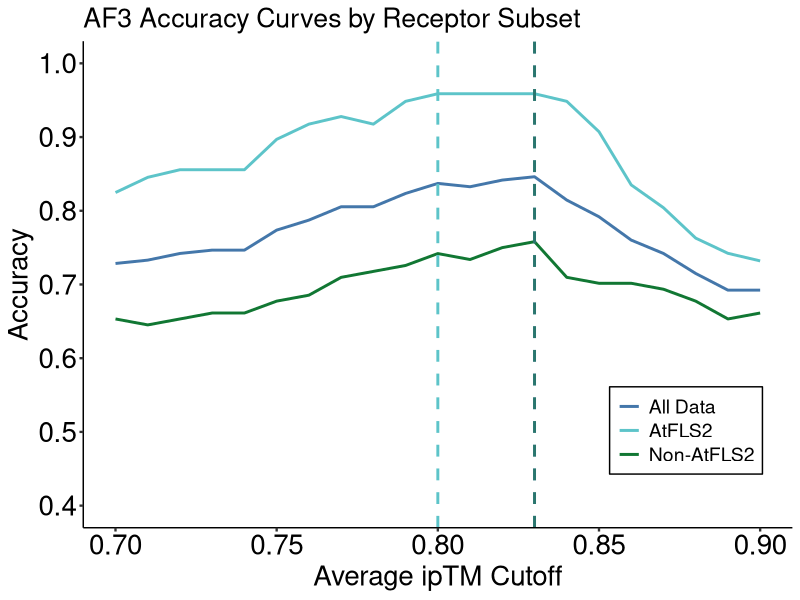
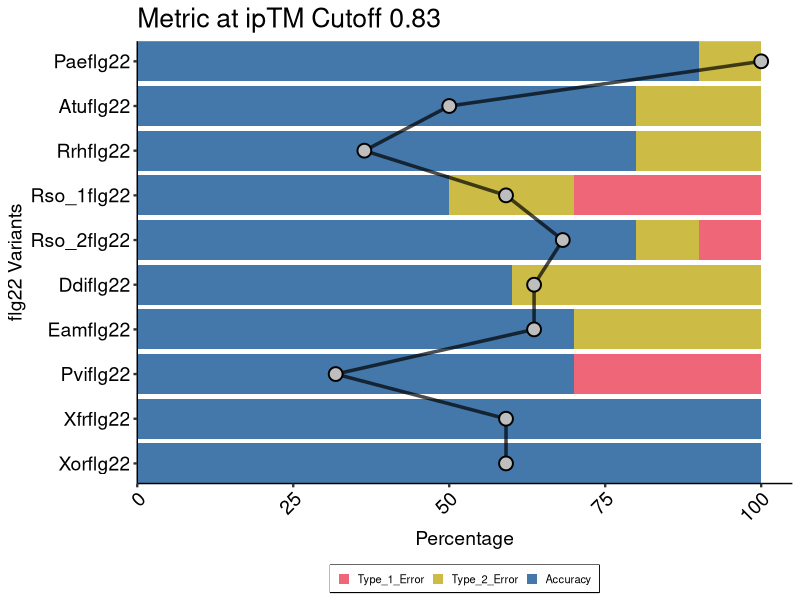
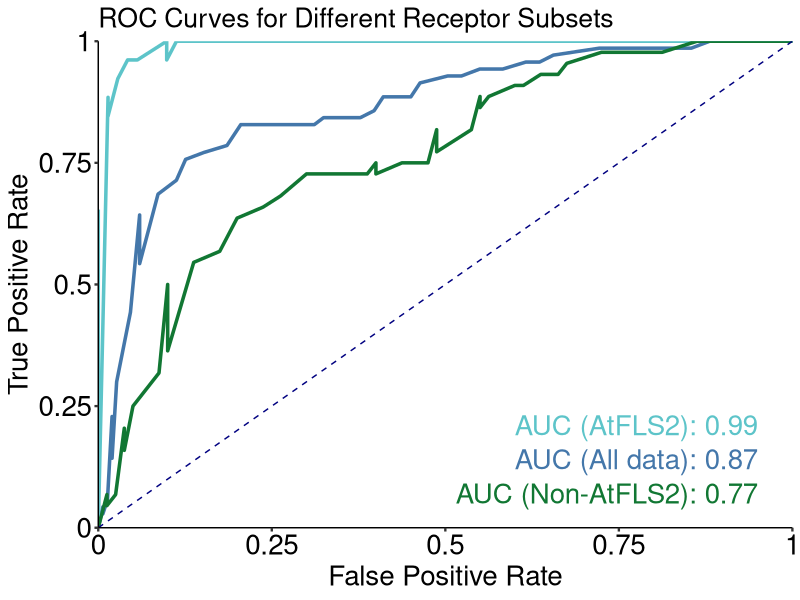
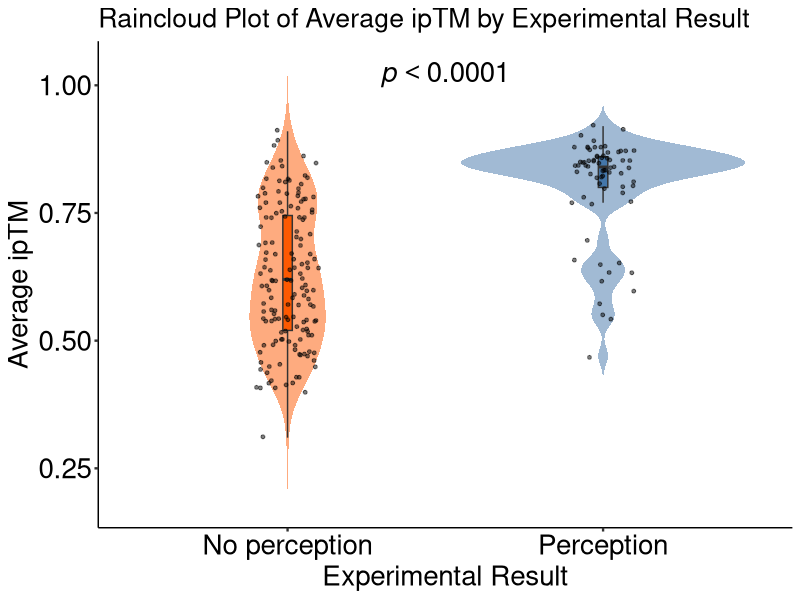
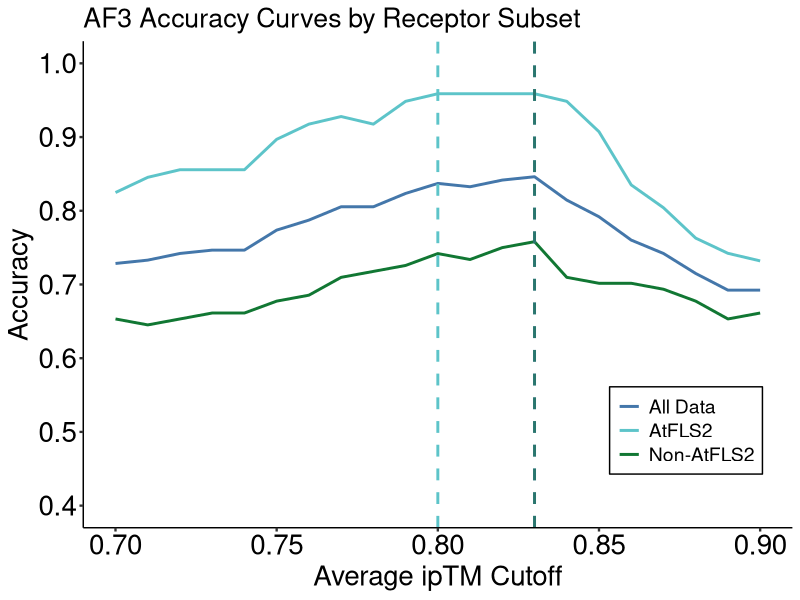
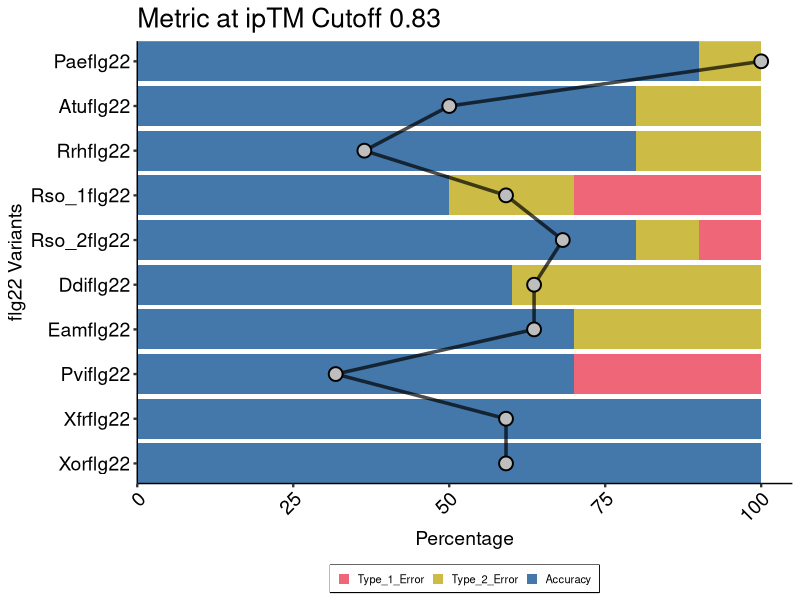
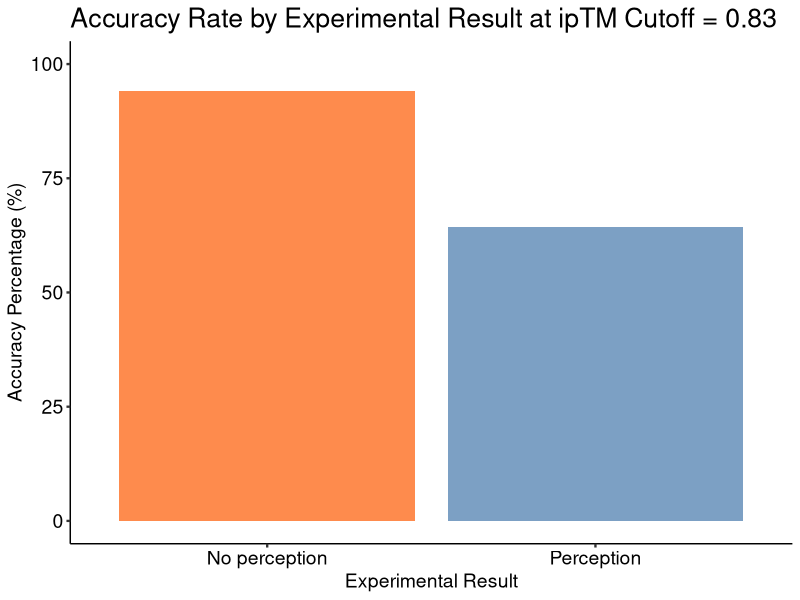
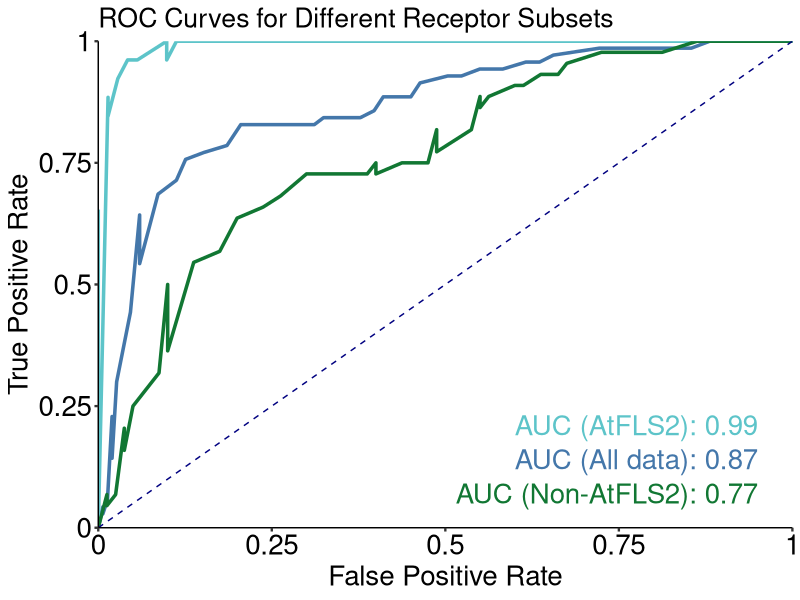

Write R code to recreate these figures, in order.
## ---- chunk 1
library(ggplot2)
library(dplyr)
library(tidyr)

setwd("~/R/FLS2_engineering/R_ploting/script/")

# Define your customized ggplot theme
my_ggplot_theme <- theme_classic() +
  theme(text = element_text(size = 16),
        axis.title.x = element_text(size = 20, color = "black"),
        axis.title.y = element_text(size = 20, color = "black"),
        axis.text.x = element_text(size = 20, color = "black"),
        axis.text.y = element_text(size = 20, color = "black"),
        axis.ticks = element_line(size = 0.8),
        legend.position = c(0.85, 0.2), # Adjust position to bottom right above x-axis
        legend.background = element_rect(fill = "white", color = "black"),
        legend.title = element_blank(), # Remove the legend title for a cleaner look
        legend.text = element_text(size = 14))

# Read and prepare the data
data <- read.csv("../input/af3/ipTM_ploting.csv")

# Define the range of cutoffs
cutoffs <- seq(0.7, 0.9, by = 0.01)

# Function to calculate accuracy for a given subset of data
calculate_accuracy <- function(data_subset) {
  expanded_data <- data_subset %>% 
    crossing(Cutoff = cutoffs) %>% 
    mutate(
      Cutoff = as.numeric(Cutoff),
      Accurate = ifelse(Average_ipTM >= Cutoff & Known_outcome == "Perception" |
                        Average_ipTM < Cutoff & Known_outcome == "No perception", 1, 0)
    ) %>% 
    group_by(Cutoff) %>% 
    summarise(
      Accuracy = mean(Accurate),
      .groups = 'drop'
    )
  return(expanded_data)
}

# Calculate accuracy for all data, only AtFLS2, and non-AtFLS2
accuracy_all <- calculate_accuracy(data)
accuracy_AtFLS2 <- calculate_accuracy(data[data$receptor == "AtFLS2", ])
accuracy_non_AtFLS2 <- calculate_accuracy(data[data$receptor != "AtFLS2", ])

# Find the optimal cutoff where accuracy is maximum for each group
optimal_cutoff_all <- accuracy_all$Cutoff[which.max(accuracy_all$Accuracy)]
max_accuracy_all <- max(accuracy_all$Accuracy)

optimal_cutoff_AtFLS2 <- accuracy_AtFLS2$Cutoff[which.max(accuracy_AtFLS2$Accuracy)]
max_accuracy_AtFLS2 <- max(accuracy_AtFLS2$Accuracy)

optimal_cutoff_non_AtFLS2 <- accuracy_non_AtFLS2$Cutoff[which.max(accuracy_non_AtFLS2$Accuracy)]
max_accuracy_non_AtFLS2 <- max(accuracy_non_AtFLS2$Accuracy)

# Output results
cat("All Data - Optimal ipTM Cutoff:", optimal_cutoff_all, "\n")
cat("All Data - Highest Accuracy:", max_accuracy_all * 100, "%\n")
cat("AtFLS2 - Optimal ipTM Cutoff:", optimal_cutoff_AtFLS2, "\n")
cat("AtFLS2 - Highest Accuracy:", max_accuracy_AtFLS2 * 100, "%\n")
cat("Non-AtFLS2 - Optimal ipTM Cutoff:", optimal_cutoff_non_AtFLS2, "\n")
cat("Non-AtFLS2 - Highest Accuracy:", max_accuracy_non_AtFLS2 * 100, "%\n")

# Plotting
ggplot() +
  geom_line(data = accuracy_all, aes(x = Cutoff, y = Accuracy, color = "All Data"), size = 1) +
  geom_line(data = accuracy_AtFLS2, aes(x = Cutoff, y = Accuracy, color = "AtFLS2"), size = 1) +
  geom_line(data = accuracy_non_AtFLS2, aes(x = Cutoff, y = Accuracy, color = "Non-AtFLS2"), size = 1) +
  geom_vline(xintercept = optimal_cutoff_all, linetype = "dashed", color = "#4477aa", size = 1) +
  geom_vline(xintercept = optimal_cutoff_AtFLS2, linetype = "dashed", color = "#5dc4c9", size = 1) +
  geom_vline(xintercept = optimal_cutoff_non_AtFLS2, linetype = "dashed", color = "#117733", size = 1, alpha = 0.5) +
  scale_color_manual(values = c("All Data" = "#4477aa",
                                "AtFLS2" = "#5dc4c9",
                                "Non-AtFLS2" = "#117733")) +
  scale_y_continuous(limits = c(0.4, 1), breaks = seq(0, 1, by = 0.1)) +
  labs(x = "Average ipTM Cutoff", y = "Accuracy", title = "AF3 Accuracy Curves by Receptor Subset") +
  my_ggplot_theme

# Save the plot
ggsave("../output/af3/AF3_accuracy_by_receptor.pdf", dpi = 300, width = 7, height = 6)


## ---- chunk 2
library(ggplot2)
library(dplyr)
library(tidyr)

# Load and prepare the data
data <- read.csv("../input/af3/ipTM_ploting_subset.csv") 

data_processed <- data %>%
  mutate(
    Accuracy = ifelse((Average_ipTM >= 0.83 & Known_outcome == "Perception") | 
                      (Average_ipTM < 0.83 & Known_outcome == "No perception"), 1, 0),
    Type_1_Error = ifelse(Average_ipTM >= 0.83 & Known_outcome == "No perception", 1, 0),
    Type_2_Error = ifelse(Average_ipTM < 0.83 & Known_outcome == "Perception", 1, 0)
  ) %>%
  group_by(ligand_name) %>%
  summarise(
    Accuracy_Percentage = mean(Accuracy) * 100,
    Type_1_Error_Percentage = mean(Type_1_Error) * 100,
    Type_2_Error_Percentage = mean(Type_2_Error) * 100,
    .groups = 'drop'
  )

# Correctly pivot the data
data_long <- data_processed %>%
  pivot_longer(
    cols = c("Accuracy_Percentage", "Type_1_Error_Percentage", "Type_2_Error_Percentage"),
    names_to = "Metric",
    values_to = "Percentage"
  ) %>%
  mutate(Metric = gsub("_Percentage$", "", Metric))

# Set the order of flg22 variants as in the similarity matrix
variant_order <- c("Paeflg22", "Atuflg22", "Rrhflg22","Rso_1flg22", "Rso_2flg22","Ddiflg22", "Eamflg22", "Pviflg22", "Xfrflg22", "Xorflg22")
data_long$ligand_name <- factor(data_long$ligand_name, levels = rev(variant_order))
data_long$Metric <- factor(data_long$Metric, levels = c("Type_1_Error", "Type_2_Error", "Accuracy"))

# Prepare similarity data
similarity_data <- data.frame(
  ligand_name = variant_order,
  sim = c(100, 50, 36.4, 59.1, 68.2, 63.6, 63.6, 31.8, 59.1, 59.1)
)
similarity_data$ligand_name <- factor(similarity_data$ligand_name, levels = variant_order)

my_ggplot_theme <- theme_classic() +
  theme(text = element_text(size = 16),
        axis.title.x = element_text(size = 14, color = "black"),
        axis.title.y = element_text(size = 14, color = "black"),
        axis.text.x = element_text(size = 14, color = "black"),
        axis.text.y = element_text(size = 14, color = "black"),
        axis.ticks = element_line(size = 0.8))
# Plot
stacked_plot <- ggplot(data_long, aes(x = ligand_name, y = Percentage, fill = Metric)) +
  geom_bar(stat = "identity", position = "stack") +
  coord_flip() +  # This flips the plot to vertical orientation
  scale_fill_manual(values = c("Accuracy" = "#4477aa", "Type_1_Error" = "#ee6677", "Type_2_Error" = "#ccbb44")) +
  labs(title = "Metric at ipTM Cutoff 0.83",
       x = "flg22 Variants", y = "Percentage") +
  my_ggplot_theme +
  scale_y_continuous(expand = c(0, 0), limits = c(0, 105)) +
  scale_x_discrete(expand = c(0, 0)) +
  theme(axis.text.x = element_text(angle = 45, hjust = 1),
        legend.position = "bottom",  # Moves legend to the bottom
        legend.title = element_blank(),  # Optionally remove the legend title
        legend.box = "horizontal",  # Horizontal layout for the legend items
        legend.box.background = element_rect(color="black", size=0.5),  # Adds a box around the legend with a border
        legend.text = element_text(size = 8),  # Adjust text size for better fit
        legend.key.size = unit(0.3, "cm"))  # Adjusts the size of the legend keys

# Add similarity data as a line plot over the bars
final_plot <- stacked_plot +
  geom_line(data = similarity_data, aes(x = ligand_name, y = sim, group = 1), 
            color = "black", size = 1.2, inherit.aes = FALSE, alpha = 0.7) +
  geom_point(data = similarity_data, aes(x = ligand_name, y = sim), 
             color = "black", size = 4, inherit.aes = FALSE, 
             shape = 21, fill = "grey", stroke = 1)  # Increased size and added border

# Display the combined plot
print(final_plot)

# Optionally, save the plot
ggsave("../output/af3/combined_metrics_similarity_plot.pdf", final_plot, width = 4.2, height = 6)
## ---- chunk 3
library(ggplot2)
library(dplyr)

# Load the data
data <- read.csv("../input/af3/ipTM_ploting.csv")

my_ggplot_theme <- theme_classic() +
  theme(text = element_text(size = 16),
        axis.title.x = element_text(size = 14, color = "black"),
        axis.title.y = element_text(size = 14, color = "black"),
        axis.text.x = element_text(size = 14, color = "black"),
        axis.text.y = element_text(size = 14, color = "black"),
        axis.ticks = element_line(size = 0.8))

# Define the cutoff
cutoff <- 0.83

# Calculate accuracy based on the cutoff
data <- data %>%
  mutate(
    Accurate = ifelse((Average_ipTM >= cutoff & Known_outcome == "Perception") | 
                      (Average_ipTM < cutoff & Known_outcome == "No perception"), 1, 0)
  )

# Group by Known_outcome and calculate accuracy percentage
accuracy_data <- data %>%
  group_by(Known_outcome) %>%
  summarise(
    Accuracy_Percentage = mean(Accurate) * 100,
    .groups = 'drop'
  )

# Plotting the bar graph
plot <- ggplot(accuracy_data, aes(x = Known_outcome, y = Accuracy_Percentage, fill = Known_outcome)) +
  geom_bar(stat = "identity", alpha = 0.7) +
  labs(title = "Accuracy Rate by Experimental Result at ipTM Cutoff = 0.83",
       x = "Experimental Result",
       y = "Accuracy Percentage (%)") +
  my_ggplot_theme +
  theme(legend.position = "none")+
  ylim(0, 100)+
  scale_fill_manual(values = c("#fd5901", "#4477aa"))  # Color aesthetic based on the experimental result

ggsave("../output/af3/accuracy_on_experimental_data.pdf", plot, width = 4, height = 5)
## ---- chunk 4
# Load necessary libraries
library(ggplot2)
library(pROC)
library(readr)  # Use read_csv from readr

# Read the data from the CSV file
data <- read_csv("../input/af3/ipTM_ploting.csv")  # Ensure the correct path and file extension

# Ensure the experimental results are properly formatted
data$Known_outcome <- as.factor(data$Known_outcome)

# Subset data for the three groups
data_all <- data
data_AtFLS2 <- data[data$receptor == "AtFLS2", ]
data_no_AtFLS2 <- data[data$receptor != "AtFLS2", ]

# Calculate ROC curves for each subset
roc_all <- roc(response = data_all$Known_outcome, predictor = data_all$Average_ipTM)
roc_AtFLS2 <- roc(response = data_AtFLS2$Known_outcome, predictor = data_AtFLS2$Average_ipTM)
roc_no_AtFLS2 <- roc(response = data_no_AtFLS2$Known_outcome, predictor = data_no_AtFLS2$Average_ipTM)

# Extract AUC values
auc_all <- auc(roc_all)
auc_AtFLS2 <- auc(roc_AtFLS2)
auc_no_AtFLS2 <- auc(roc_no_AtFLS2)

# Extract coordinates for the ROC curves
coords_all <- coords(roc_all, "all", ret = c("threshold", "sensitivity", "specificity", "accuracy"))
coords_AtFLS2 <- coords(roc_AtFLS2, "all", ret = c("threshold", "sensitivity", "specificity", "accuracy"))
coords_no_AtFLS2 <- coords(roc_no_AtFLS2, "all", ret = c("threshold", "sensitivity", "specificity", "accuracy"))

# Convert to data frames for ggplot
coords_all_df <- as.data.frame(coords_all)
coords_AtFLS2_df <- as.data.frame(coords_AtFLS2)
coords_no_AtFLS2_df <- as.data.frame(coords_no_AtFLS2)

my_ggplot_theme <- theme_classic() +
  theme(text = element_text(size = 16),
        axis.title.x = element_text(size = 20, color = "black"),
        axis.title.y = element_text(size = 20, color = "black"),
        axis.text.x = element_text(size = 20, color = "black"),
        axis.text.y = element_text(size = 20, color = "black"),
        axis.ticks = element_line(size = 0.8))

# Plot the ROC curves using ggplot2
roc_plot <- ggplot() +
  geom_line(data = coords_all_df, aes(x = 1 - specificity, y = sensitivity), color = "#4477aa", size = 1.2) +
  geom_line(data = coords_AtFLS2_df, aes(x = 1 - specificity, y = sensitivity), color = "#5dc4c9", size = 1.2) +
  geom_line(data = coords_no_AtFLS2_df, aes(x = 1 - specificity, y = sensitivity), color = "#117733", size = 1.2) +
  geom_line(data = data.frame(x = c(0, 1), y = c(0, 1)), aes(x, y), linetype = "dashed", color = "navy") +
  annotate("text", x = 0.95, y = 0.05, label = sprintf("AUC (Non-AtFLS2): %.2f", auc_no_AtFLS2), color = "#117733", hjust = 1, vjust = 0, size = 7) +
  annotate("text", x = 0.95, y = 0.19, label = sprintf("AUC (AtFLS2): %.2f", auc_AtFLS2), color = "#5dc4c9", hjust = 1, vjust = 0, size = 7) +
  annotate("text", x = 0.95, y = 0.12, label = sprintf("AUC (All data): %.2f", auc_all), color = "#4477aa", hjust = 1, vjust = 0, size = 7) +
  scale_x_continuous(expand = c(0, 0), limits = c(0, 1), breaks = c(0, 0.25, 0.5, 0.75, 1), labels = c("0", "0.25", "0.5", "0.75", "1")) +
  scale_y_continuous(expand = c(0, 0), limits = c(0, 1), breaks = c(0, 0.25, 0.5, 0.75, 1), labels = c("0", "0.25", "0.5", "0.75", "1")) +
  labs(title = "ROC Curves for Different Receptor Subsets", 
       x = "False Positive Rate", y = "True Positive Rate") +
  my_ggplot_theme

# Print the plot
print(roc_plot)

# Save the plot
ggsave("../output/af3/ROC_multiple_curves.pdf", plot = roc_plot, width = 6.5, height = 6, dpi = 300)


## ---- chunk 5
# Load necessary libraries
library(ggplot2)
library(dplyr)
library(readr)  # For reading the CSV file

# Read the data from a CSV file
data <- read_csv("../input/af3/ipTM_ploting.csv")

# Assuming the data has columns 'Known_outcome' and 'Average_ipTM'
data <- data %>%
  mutate(Known_outcome = factor(Known_outcome))

# Assess normality using Shapiro-Wilk test
shapiro_results <- data %>%
  group_by(Known_outcome) %>%
  summarise(shapiro_p_value = shapiro.test(Average_ipTM)$p.value)

print("Shapiro-Wilk Test for Normality:")
print(shapiro_results)

# If p-value < 0.05, data is not normally distributed
if(any(shapiro_results$shapiro_p_value < 0.05)) {
  test_method <- "wilcox.test"
  test_name <- "Wilcoxon rank-sum test"
  # Perform Wilcoxon rank-sum test
  wilcox_test <- wilcox.test(Average_ipTM ~ Known_outcome, data = data)
  p_value <- wilcox_test$p.value
} else {
  test_method <- "t.test"
  test_name <- "t-test"
  # Perform t-test
  t_test <- t.test(Average_ipTM ~ Known_outcome, data = data)
  p_value <- t_test$p.value
}

# Print the selected test method and p-value
print(paste("Selected test:", test_name))
print(paste("P-value:", p_value))

# Creating the raincloud plot without p-value display
ggplot(data, aes(x = Known_outcome, y = Average_ipTM, fill = Known_outcome)) +
  geom_violin(trim = FALSE, alpha = 0.5, color = NA, show.legend = FALSE) +  # Density plot
  geom_boxplot(width = 0.03, outlier.shape = NA, show.legend = FALSE) +  # Boxplot inside the violin
  geom_jitter(size = 1, alpha = 0.5, color = "black", width = 0.1, show.legend = FALSE) +  # Points with jitter
   annotate("text", x = 1.5, y = max(data$Average_ipTM) + 0.1, 
           label = expression(italic(p) < "0.0001"), size = 7, hjust = 0.5) +  # Add italic p-value text above violins
  scale_fill_manual(values = c("#fd5901", "#4477aa")) +  # Custom colors for each experimental result
  labs(title = "Raincloud Plot of Average ipTM by Experimental Result",
       x = "Experimental Result",
       y = "Average ipTM") +
  my_ggplot_theme

# Optionally, you can save the plot to a file
ggsave("../output/af3/raincloud.pdf", width = 6, height = 6, dpi = 300)
